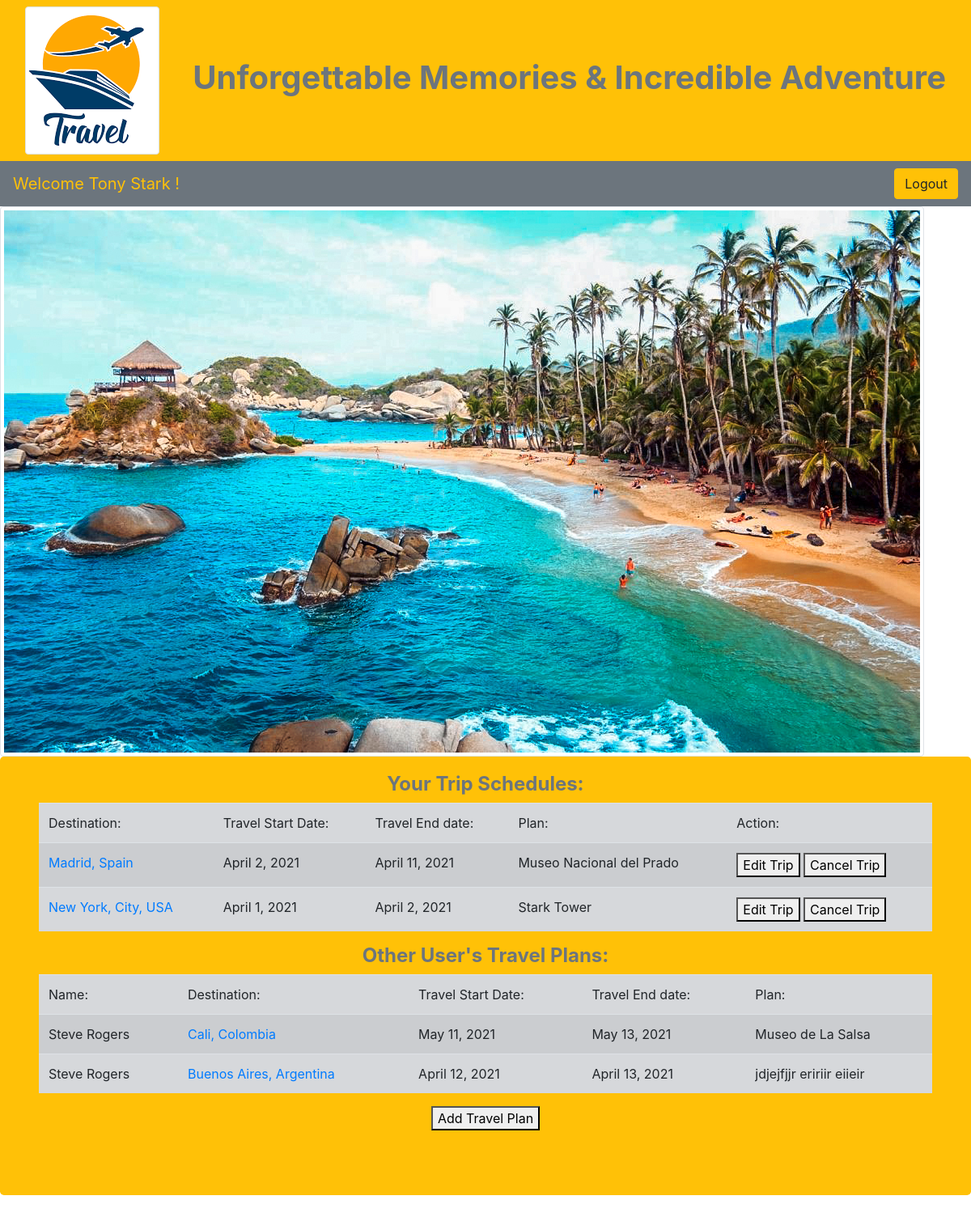
Screenshot of /main (signed in) with the database file from the repository.
### travel_app/models.py (models this page shows)
class User(models.Model):
    first_name = models.CharField(max_length=45)
    last_name = models.CharField(max_length=45)
    email = models.CharField(max_length=45)
    password = models.CharField(max_length=45)
    created_at = models.DateTimeField(auto_now_add=True)
    updated_at = models.DateTimeField(auto_now=True)
    objects = UserManager()

class Trip(models.Model):
    destination = models.CharField(max_length=45)
    desc = models.TextField()
    travel_date_from = models.DateField()
    travel_date_to = models.DateField()
    trips_joined = models.ManyToManyField(User, related_name="trips")
    planned_by = models.ForeignKey(User, related_name="trips_planned", on_delete = models.CASCADE, null=True)
    created_at = models.DateTimeField(auto_now_add=True)
    updated_at = models.DateTimeField(auto_now=True)
    objects = TripManager()

### travel_app/views.py (the view)
# urls.py: path('main', views.main),
def main(request):
    if "user_id" not in request.session:
        return redirect('/')
    context = {
        "trips_nah": Trip.objects.exclude(trips_joined=request.session['user_id']),
        "users_trips": Trip.objects.filter(trips_joined=request.session['user_id']),
        "user": User.objects.get(id=request.session['user_id']),
        "trips": Trip.objects.all()
    }
    return render(request, "main.html", context)

### travel_app/templates/main.html (shortened to what this page needs)
<!DOCTYPE html>
<html lang="en">
<head>
    <link rel="stylesheet" href="https://stackpath.bootstrapcdn.com/bootstrap/4.1.3/css/bootstrap.min.css">
    {% load static %}
</head>
<body>
    <nav class="navbar navbar-expand-md navbar-light bg-warning sticky-top">
        <div class="container-fluid">
            <img src="{% static 'images/images.png' %}" alt="logo" class="img-thumbnail">
            <h1 class="font-weight-bold text-secondary text-center">Unforgettable Memories & Incredible Adventure</h1>
        </div>
    </nav>
    <nav class="navbar navbar-dark bg-secondary text-warning">
        <a class="navbar-brand">Welcome {{user.first_name}} {{user.last_name}} !</a>
        <div>
            <a href="/logout" class="btn btn-warning">Logout</a>
        </div>
    </nav>
    <picture>
        <img src="{% static 'images/beach.jpeg' %}" alt="beach" class="img-fluid img-thumbnail">
    </picture>
    <div class="jumbotron pt-1 bg-warning">
        <div class="align-items-center p-3 min-vh-100 d-flex flex-column">
            <table class="table table-striped table-secondary">
                <h4 class="font-weight-bold text-secondary text-center">Your Trip Schedules:</h4>
                <thead>
                    <td>Destination:</td>
                    <td>Travel Start Date:</td>
                    <td>Travel End date:</td>
                    <td>Plan:</td>
                    <td>Action:</td>
                </thead>
                {% for trip in users_trips %}
                    <tr>
                        <td><a href="/trip/{{trip.id}}">{{trip.destination}}</a></td>
                        <td>{{trip.travel_date_from}}</td>
                        <td>{{trip.travel_date_to}}</td>
                        <td>{{trip.desc}}</td>
                        {% if request.session.user_id == trip.planned_by.id %}
                        <td><a href="/updateTrip/{{trip.id}}"><button>Edit Trip</button></a>
                        <a href="/delete/{{trip.id}}"><button>Cancel Trip</button></a>
                        </td>
                        {% else %}
                        <td><a href="/unjoinTrip/{{trip.id}}"><button>Unjoin</button></a></td>
                        {% endif %}
                    </tr>
                {% endfor %}
            </table>
            <table class="table table-striped table-secondary">
                <h4 class="font-weight-bold text-secondary text-center">Other User's Travel Plans:</h4>
                <thead>
                    <td>Name:</td>
                    <td>Destination:</td>
                    <td>Travel Start Date:</td>
                    <td>Travel End date:</td>
                    <td>Plan:</td>
                </thead>
                {% for trip in trips_nah %}
                    <tr>
                        <td>{{trip.planned_by.first_name}} {{trip.planned_by.last_name}}</td>
                        <td><a href="/trip/{{trip.id}}">{{trip.destination}}</a></td>
                        <td>{{trip.travel_date_from}}</td>
                        <td>{{trip.travel_date_to}}</td>
                        <td>{{trip.desc}}</td>
                    </tr>
                {% endfor %}
            </table>
            <a href="/addtrip"><button>Add Travel Plan</button></a>
        </div>
    </div>
</body>
</html>

### rows the page displays
User: first_name "Tony", last_name "Stark"
Trip: destination "Madrid, Spain", travel_date_from "April 2, 2021", travel_date_to "April 11, 2021", desc "Museo Nacional del Prado"
Trip: destination "New York, City, USA", travel_date_from "April 1, 2021", travel_date_to "April 2, 2021", desc "Stark Tower"
Trip: planned_by.first_name "Steve", planned_by.last_name "Rogers", destination "Cali, Colombia", travel_date_from "May 11, 2021", travel_date_to "May 13, 2021", desc "Museo de La Salsa"
Trip: planned_by.first_name "Steve", planned_by.last_name "Rogers", destination "Buenos Aires, Argentina", travel_date_from "April 12, 2021", travel_date_to "April 13, 2021", desc "jdjejfjjr eririir eiieir"
